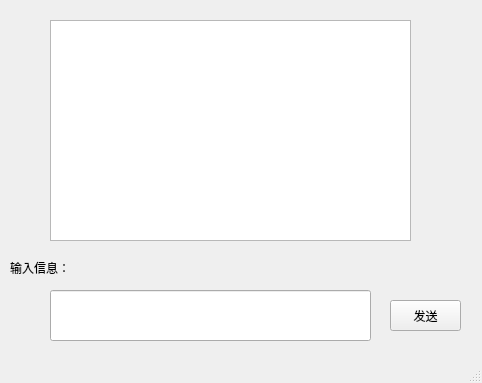
<?xml version="1.0" encoding="UTF-8"?>
<ui version="4.0">
 <class>MainWindow</class>
 <widget class="QMainWindow" name="MainWindow">
  <property name="geometry">
   <rect>
    <x>0</x>
    <y>0</y>
    <width>482</width>
    <height>383</height>
   </rect>
  </property>
  <property name="windowTitle">
   <string>MainWindow</string>
  </property>
  <widget class="QWidget" name="centralwidget">
   <widget class="QTextBrowser" name="textBrowser">
    <property name="geometry">
     <rect>
      <x>50</x>
      <y>20</y>
      <width>361</width>
      <height>221</height>
     </rect>
    </property>
   </widget>
   <widget class="QLineEdit" name="lineEdit">
    <property name="geometry">
     <rect>
      <x>50</x>
      <y>290</y>
      <width>321</width>
      <height>51</height>
     </rect>
    </property>
    <property name="text">
     <string/>
    </property>
   </widget>
   <widget class="QLabel" name="label">
    <property name="geometry">
     <rect>
      <x>10</x>
      <y>260</y>
      <width>71</width>
      <height>16</height>
     </rect>
    </property>
    <property name="text">
     <string>输入信息：</string>
    </property>
   </widget>
   <widget class="QPushButton" name="pushButton">
    <property name="geometry">
     <rect>
      <x>390</x>
      <y>300</y>
      <width>71</width>
      <height>31</height>
     </rect>
    </property>
    <property name="text">
     <string>发送</string>
    </property>
   </widget>
  </widget>
  <widget class="QStatusBar" name="statusbar"/>
 </widget>
 <resources/>
 <connections/>
</ui>
